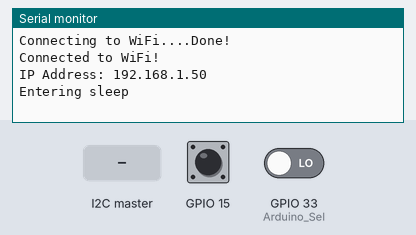
Recording of a sketch running on a simulated ESP32. On the bench: the last lines printed to the serial monitor. Inputs (shaded band) come from the test bench; at power-on: GPIO 33 (Arduino_Sel) LOW, GPIO 15 HIGH. WiFi joins after 1.5 s; servers stay silent unless stated; uploads are accepted with an empty reply.

Above: at 4.2 s.
4.3 s: GPIO 33 (Arduino_Sel) driven HIGH
At 5.8 s:
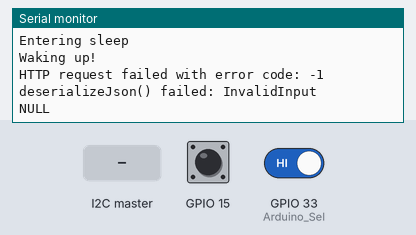
6.7 s: the I2C master sends the byte 0
At 7.2 s:
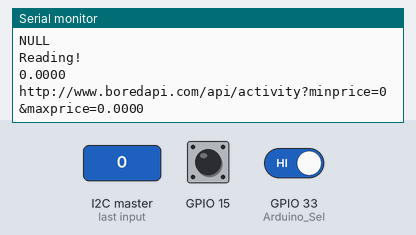

Measured:
- after the input at 4.3 s, the serial monitor: prints a new line after 0.90 s (image 1)
- after the input at 6.7 s, the serial monitor: prints a new line at once (image 2)

The sketch:

I2CEsp32.ino
```cpp
#include <Wire.h>
#include <WiFi.h>
#include <esp_sleep.h>
#include <HTTPClient.h>
#include <ArduinoJson.h>

#define   Slave_addr    10
#define   ESP_Sleep     32
#define   Arduino_Sel   33
#define   Arduino_Wake  GPIO_NUM_15

#define   EEPROM        80          // 1010 000 - bytes needed at the start as per the EEPROM data sheet

// Wi-Fi
const char* ssid = "GetYourOwnWi-Fi";
const char* password = "Srsly.Get.It.";


//API URL
const char* IapiUrl = "http://www.boredapi.com/api/activity?minprice=0&maxprice=";
char UapiUrl[80] = "NULL";

//The Message Size that needs to be sent through I2C
byte            MesSize     = 0;

//New Price variable
float           n_Price     = 0;

//The data that must be sent through I2C
String          w_data      = "0";


// EEPROM stuff
const unsigned int      cellAddress     =   10;

//Time shenanigans
unsigned long   time1       = 0;
unsigned long   time2       = 0;


void WiFiConnectSetup() {
  Serial.print("Connecting to WiFi...");
  WiFi.begin(ssid, password);

  while (WiFi.status() != WL_CONNECTED)
  {
    delay(2000);
    Serial.print(".");
  }

  Serial.println("Done!");
  Serial.println("Connected to WiFi!");
  Serial.print("IP Address: ");
  Serial.println(WiFi.localIP());
}

void UpdatePrice(float newPrice) {
  char priceString[10];
  dtostrf(newPrice, 5, 4, priceString);

  Serial.println(priceString);

  // Merging strings
  strcpy(UapiUrl, IapiUrl);
  strcat(UapiUrl, priceString);

  Serial.println(UapiUrl);
}

String APInterrogation() {

  HTTPClient http;
  http.begin(UapiUrl);

  String payload = "NULL";

  int httpResponseCode = http.GET();
  //Serial.println(httpResponseCode);
  if(httpResponseCode == HTTP_CODE_OK)
  {
    payload = http.getString();
    //Serial.println("Response:");
    //Serial.println(payload);

    http.end();
    return payload;
  }
  else
  {
    Serial.print("HTTP request failed with error code: ");
    Serial.println(httpResponseCode);

    http.end();
    return payload;
  }

  http.end();
  return payload;
}

String JSONParseActivity(String payload) {

  String activity = "NULL";

  StaticJsonDocument<256> doc; // Adjust the capacity according to your JSON response size
  DeserializationError error = deserializeJson(doc, payload);
  if (error) {
    Serial.print("deserializeJson() failed: ");
    Serial.println(error.c_str());
  } else {
    // Extract the value of the "activity" field
    activity = String(doc["activity"].as<String>());
    /*
    if (!activity.isEmpty()) {
      Serial.print("Activity: ");
      Serial.println(activity);
    } else {
      Serial.println("Activity not found in JSON response");
    }
    */
  }
  return activity;
}

void InternetRetrievePhase() {

  byte      Retry       = 0;
  byte      Fail        = 0;
  String    Message     = "0";
  String    Activity    = "0";

  do {

  Retry = 0;

  Message = APInterrogation();
  Activity = JSONParseActivity(Message);

  if(Activity.equals("NULL")) {
    Fail++;
    Retry = 1;
  }

  if(Activity.length() > 32)
  {
    Retry = 1;
  }

  Serial.println(Activity);
  //Serial.print("Retry is: ");
  //Serial.println(Retry);

  delay(500);
  }
  while( Fail < 5 && Retry == 1 );

  //if(Activity.equals("NULL")) {
  //  Activity = "Go outside";
  //}

  MesSize = Activity.length();
  //Serial.println(MesSize);
  while (MesSize < 32) {
    Activity += ' '; // Add a space character
    MesSize++;
    //Serial.println(Activity);
  }

  w_data = Activity;
  Serial.println(w_data);
  Serial.println(MesSize);
}

void recieveEvent(int numBytes) {
  Serial.println("Reading!");
  String response = "";
  while ( numBytes > 0 && Wire.available())
  {
    char x = Wire.read();
    response += x;
  }
  if(response[0] == '0' || response[0] == '1')
  {
    n_Price = std::stof(response.c_str());
  }
  else
  {
    n_Price = 0;
  }
  UpdatePrice(n_Price);
  digitalWrite(ESP_Sleep, LOW);
}

void requestEvent() {

  byte response[32];

  Serial.print("The sent data should be: ");
  Serial.println(w_data);

  for(byte i = 0; i < w_data.length(); i++)
  {
    response[i] = (byte)w_data.charAt(i);
  }

  Wire.write(response, sizeof(response));
}

void Updating() {
  //time1 = millis();
  while( digitalRead(15) == 0 )
  {
    //time2 = millis();

    millis();

    // Time constraint for it to not go into an infinite loop ( 12s )
    //if(time2 - time1 >= 12000) {
    //  goto sleep;
    //}
  }
}

void Sending() {
  InternetRetrievePhase();
  delay(500);
  digitalWrite(ESP_Sleep, LOW);
  while( digitalRead(15) == 0 )
  {
    millis();
  }
}

void setup() {
  delay(1000); // Delay for Serial Monitor initialization

  // Initialize the Serial Monitor
  Serial.begin(115200);

  //Define Pin modes
  pinMode(ESP_Sleep, OUTPUT);
  pinMode(Arduino_Sel, INPUT);
  pinMode(15, INPUT_PULLUP);

  // Wi-Fi Connection
  WiFiConnectSetup();

  // Wire Library
  Wire.begin(Slave_addr);

  Wire.onReceive(recieveEvent);
  Wire.onRequest(requestEvent);

  //delay(1000);
  //InternetRetrievePhase();

  digitalWrite(ESP_Sleep, HIGH);

  // Enable wake-up from External Pin
  esp_sleep_enable_ext0_wakeup(Arduino_Wake, LOW);

  //EEPROMRead();
}

void loop() {
sleep:

  Serial.println("Entering sleep");

  delay(1000);

  // Enter light sleep mode
  esp_light_sleep_start();

  Serial.println("Waking up!");

  if (WiFi.status() != WL_CONNECTED)
  {
    WiFiConnectSetup();
  }

  //Decision between Cost Update or Sending Information
  //Decision = digitalRead(Arduino_Sel) == 1 ? 111 : 100;

  if(digitalRead(Arduino_Sel) == 1)
    Sending();
  else
    Updating();


  // Resetting values
  MesSize   = 0;
  w_data  = "0";

  //Signals the ESP is going to sleep
  digitalWrite(ESP_Sleep, HIGH);
}
```
